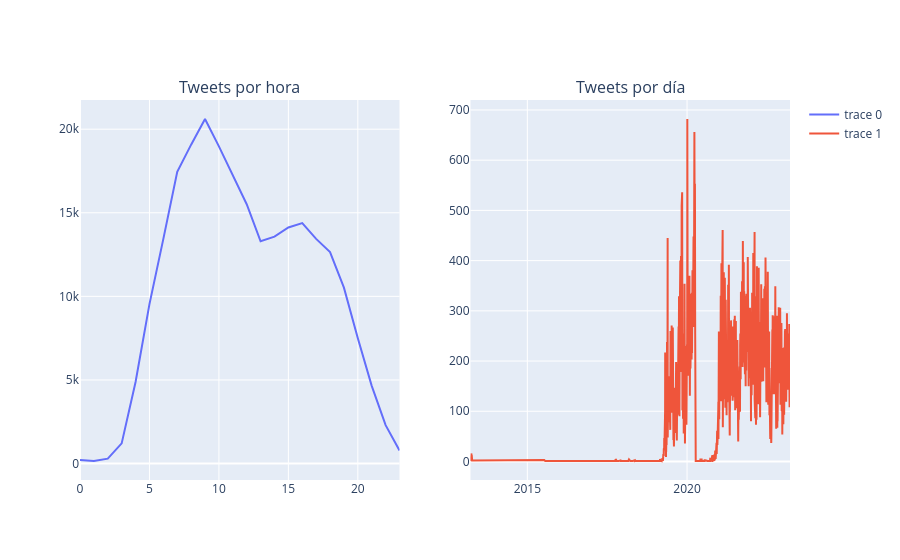

This figure's notebook cell:
### Markdown cell above
Series de Tiempo (Hora, Dia) versus Tweets

### Code cell
fig = make_subplots(
    rows=1, cols=2,
    subplot_titles=("Tweets por hora", "Tweets por día")
)

# Datos por hora
tweets_por_hora = data.groupby("hora").size().reset_index(name="conteo")

fig.add_trace(
    go.Scatter(x=tweets_por_hora["hora"], y=tweets_por_hora["conteo"], mode="lines"),
    row=1, col=1
)

# Datos por día
tweets_por_dia = data.groupby("dia").size().reset_index(name="conteo")

fig.add_trace(
    go.Scatter(x=tweets_por_dia["dia"], y=tweets_por_dia["conteo"], mode="lines"),
    row=1, col=2
)

fig.show()

### Figure 1 — Plotly figure (JSON) as saved in the notebook; plotly's stock layout.template omitted (floating-point values rounded to 4 significant figures; data arrays with more than 128 entries replaced by an {"elided": "..."} marker saying what was removed)
{"data": [{"mode": "lines", "type": "scatter", "x": [0, 1, 2, 3, 4, 5, 6, 7, 8, 9, 10, 11, 12, 13, 14, 15, 16, 17, 18, 19, 20, 21, 22, 23], "xaxis": "x", "y": [205, 151, 290, 1206, 4880, 9534, 13441, 17453, 19075, 20610, 18973, 17250, 15513, 13296, 13575, 14120, 14385, 13440, 12652, 10519, 7497, 4648, 2298, 778], "yaxis": "y"}, {"mode": "lines", "type": "scatter", "x": {"elided": "1465 str values"}, "xaxis": "x2", "y": {"elided": "1465 int values"}, "yaxis": "y2"}], "layout": {"annotations": [{"font": {"size": 16}, "showarrow": false, "text": "Tweets por hora", "x": 0.225, "xanchor": "center", "xref": "paper", "y": 1, "yanchor": "bottom", "yref": "paper"}, {"font": {"size": 16}, "showarrow": false, "text": "Tweets por día", "x": 0.775, "xanchor": "center", "xref": "paper", "y": 1, "yanchor": "bottom", "yref": "paper"}], "xaxis": {"anchor": "y", "domain": [0, 0.45]}, "xaxis2": {"anchor": "y2", "domain": [0.55, 1]}, "yaxis": {"anchor": "x", "domain": [0, 1]}, "yaxis2": {"anchor": "x2", "domain": [0, 1]}}}
